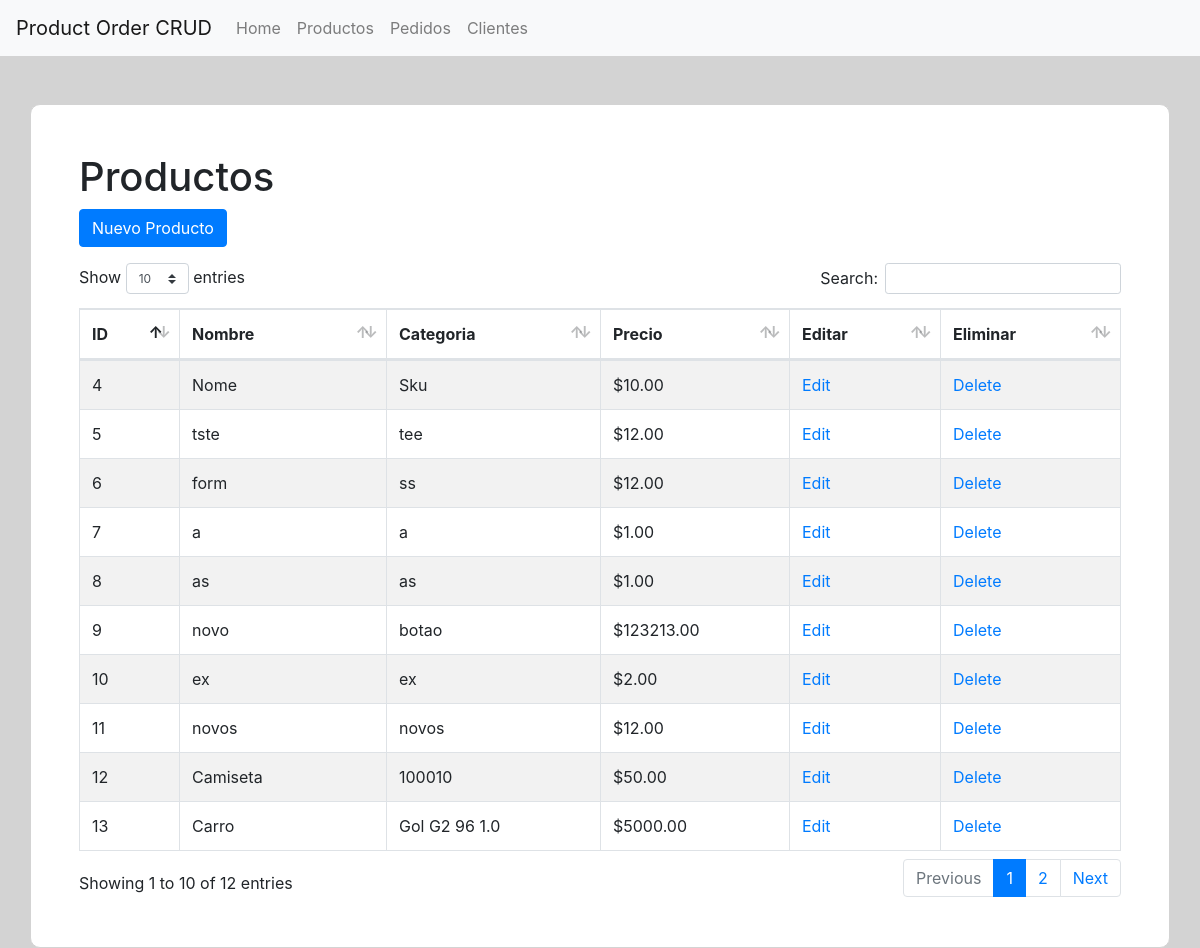
Screenshot of /index.php/product with the database file from the repository.
### tables this page shows
CREATE TABLE `product` (
  `id` int(11) NOT NULL,
  `sku` varchar(45) NOT NULL,
  `nome` varchar(90) NOT NULL,
  `descricao` longtext DEFAULT NULL,
  `preco` decimal(10,2) NOT NULL,
  `status` varchar(45) NOT NULL DEFAULT '1'
);

### application/controllers/Product.php (called while the page is built, shortened)
<?php
class Product extends CI_Controller {
    public function __construct()
    {
        $this->load->model('product_model','product');
    }
    public function index()
    {
        $data = array();
        $data['products'] = $this->product->getProducts();
        $this->load->view('product/product_view', $data);
    }
}

### index.php (called while the page is built, shortened)
<?php
require_once BASEPATH.'core/CodeIgniter.php';

### application/models/Product_model.php (called while the page is built, shortened)
<?php
class Product_model extends CI_Model {
    public function getProducts(){
        $this->db->order_by('id');
        $this->db->where('status', 0);
        $query = $this->db->get('product');
        return $query->result();
    }
}

### application/views/product/product_view.php (the view, shortened to what this page needs)
?><!DOCTYPE html>
<html lang="pt-BR">
<body>
<div class="container container-person mt-5 p-5">
    <h1>Productos</h1>
    <div class="col-md-12 mb-3">
        <div class="row">
            <a class="btn btn-primary" href="<?= base_url('product/form/') ?>">Nuevo Producto</a>
        </div>
    </div>
    <table id="product_table" class="table table-striped table-bordered table-responsive-sm" style="width:100%">
        <thead>
        <tr>
            <th>ID</th>
            <th>Nombre</th>
            <th>Categoria</th>
            <th>Precio</th>
            <th>Editar</th>
            <th>Eliminar</th>
        </tr>
        </thead>
        <tbody>
        <?php
        if($products) {
            foreach ($products as $product) { ?>
                <tr>
                    <td><?= $product->id ?></td>
                    <td><?= $product->nome ?></td>
                    <td><?= $product->sku ?></td>
                    <td>$<?= $product->preco ?></td>
                    <td><a href="<?= base_url('product/form/'.$product->id) ?>">Edit</a></td>
                    <td><a class="delete-product" href="#" data-id="<?= base_url('product/delete/'.$product->id) ?>" data-toggle="modal" data-target="#deleteProductModal">Delete</a></td>
                </tr>
            <?php }
        } else { ?>
            <td class="text-center" colspan="4">No hay Productos</td>
        <?php } ?>
        </tbody>
    </table>
</div>
</body>
</html>

### assets/css/custom.css (style rules this page uses)
body { background-color: lightgray; }
.container-person { background-color: white; border-radius: 10px; border: 1px solid lightgray; padding: 5px 5px; margin-top: 5px; }

### rows the page displays
product: id "4", nome "Nome", sku "Sku", preco "10.00"
product: id "5", nome "tste", sku "tee", preco "12.00"
product: id "6", nome "form", sku "ss", preco "12.00"
product: id "7", nome "a", sku "a", preco "1.00"
product: id "8", nome "as", sku "as", preco "1.00"
product: id "9", nome "novo", sku "botao", preco "123213.00"
product: id "10", nome "ex", sku "ex", preco "2.00"
product: id "11", nome "novos", sku "novos", preco "12.00"
product: id "12", nome "Camiseta", sku "100010", preco "50.00"
product: id "13", nome "Carro", sku "Gol G2 96 1.0", preco "5000.00"
